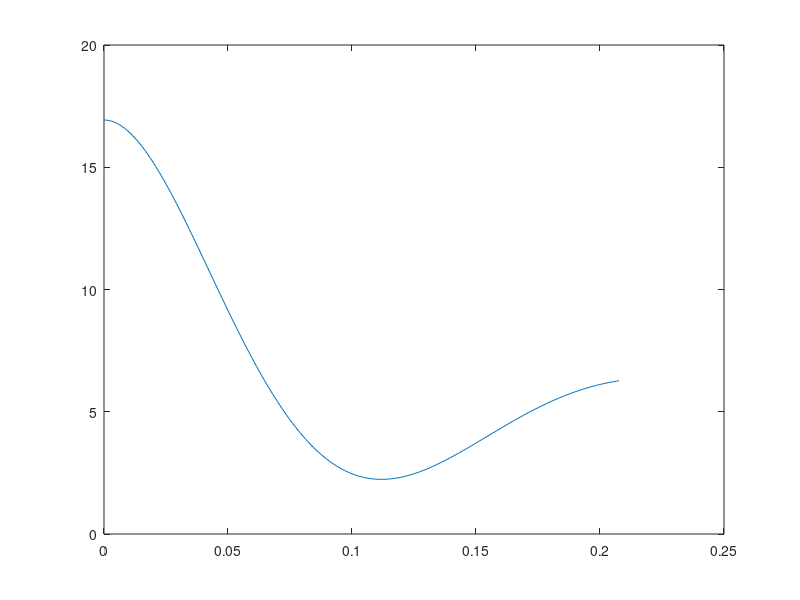

Write MATLAB code to recreate this figure. (Note: this script raises an error after producing the figure.)
%%%%%%%%%%%%%%%%%%%%%%%%%%%%%%%%%%%%%%%
%%%%%%%%%% AE4314 Assignment %%%%%%%%%%
%%% Yara Hinssen and Sybren Bootsma %%%
%%%%%%%%%%%%%%%%%%%%%%%%%%%%%%%%%%%%%%%

%%%%%%%%%%%%%%%%%%%%%%%%%%%%%%%%%%%%%%%
%%%%%%%%%%%%%% Constants %%%%%%%%%%%%%%
k = 1.15 ;
W = 93440.25 ; %N
rho = 1.225 ;
R = 7.315 ; %m
N_blades = 4 ;
c = 0.53 ;
C_Dp = 0.015 ;
Omega = 30.264 ; %rad/s
a = 343 ;
CdS = 1.65 ;
vi_hover = 15.06 ;
V = 1:0.01:100 ;
t = linspace(0,(2*pi/Omega),200) ;
g = 9.80665 ;

% ------ Constants Tail Rotor---------%
R_tr = 2.79/2  ;
c_tr = 0.833 * 0.3048 ;   %m 
N_tr = 4 ;
l_tr = 8.998 ;            %m
Omega_tr = 1530 / 2 / pi ;  %rad/s
sigma_tr = N_tr*c_tr/(pi*R_tr) ;

% ------ Constants Flapping-----------%
Cl_alpha = 0.11*180/pi  ;%Fairfoiltools
beta_0 = 0.2 ; %rad
theta_0 = 12.53/180*pi ; %rad
q = 20/180*pi ; %rotation rate
p = 10/180*pi ;

%-------- Base calculations ----------%
sigma = N_blades*c/(pi*R) ;
V_tip = Omega*R ;
Mach_tip = V_tip/a ;

%% Moment of Inertia calculations

m_rotor = 4 * 110 ; %estimated from Sikorsky UH-60 helicopter
Myy_rotor = 1/12 * m_rotor * (c^2 + (2*R)^2); 
x_cg_rotor = 4.967 ;
z_cg_rotor = 3.579 ; 

m_tailrotorblade = 0.58 * 14.594 ; %kg
m_tailrotor =  4 * 0.58 * 14.594 ; %kg
blade_cg = 1.6787 * 0.3048 * cos(27.5/180) ; %m
slug_ft2_to_kg_m2 = 1.35581795 ; %Conversion from slug ft^2 to kg m^2
Myy_tailrotor = 4 * (1.009 * slug_ft2_to_kg_m2 + blade_cg * m_tailrotorblade);
x_cg_tailrotor = 14.060 ;
z_cg_tailrotor = 2.885 ;

m_body = W / 9.80665 - m_rotor - m_tailrotor ;

%Determine fraction of body weight for body 1 and body 2
x_cg = 5.1562 ; %m
frac = (10.993 - ((x_cg * W / 9.80665 + 4.967*m_rotor + 14.060*m_tailrotor)/m_body) )/6.757 ;

m_body1 = m_body * frac ;
m_body2 = m_body * (1-frac) ;
Myy_body1 = 1/12 * (2.794^2 + 7.9249^2) * m_body1 ;
Myy_body2 = 1/12 * (1.716^2 + 6.5006^2) * m_body2 ;
x_cg_body1 = 4.236 ;
x_cg_body2 = 10.993 ;
z_cg_body1 = 1.607 ;
z_cg_body2 = 1.059 ;

z_cg = (m_rotor * z_cg_rotor + m_tailrotor * z_cg_tailrotor + m_body1 * z_cg_body1 + m_body2 * z_cg_body2) / (W / 9.80665);

r_rotor2 = (x_cg_rotor - x_cg)^2 + (z_cg_rotor - z_cg)^2 ;
r_tailrotor2 = (x_cg_tailrotor - x_cg)^2 + (z_cg_tailrotor - z_cg)^2 ;
r_body1_2 = (x_cg_body1 - x_cg)^2 + (z_cg_body1 - z_cg)^2 ;
r_body2_2 = (x_cg_body2 - x_cg)^2 + (z_cg_body2 - z_cg)^2 ;

Myy_total = Myy_rotor + m_rotor * r_rotor2 + Myy_body1 + m_body1 * r_body1_2 + Myy_body2 + m_body2 * r_body2_2 + Myy_tailrotor + m_tailrotor * r_tailrotor2 ;

%% Flapping 

%%%%% Flapping

m_blade = 110 ; %based on Blackhawk blade weight
i_blade = 1/3*m_blade*R^2 ; 
inflow_r = vi_hover/(Omega*R);
lock_nr = (rho*Cl_alpha*c*R^4)/i_blade ;
Vflap = 20 ;
alpha_c = 12.83/180*pi ;
mu = Vflap*sin(alpha_c)/(Omega*R) ;
lam_c = Vflap*sin(alpha_c)/(Omega*R) ;

%Angular frame
a0 = lock_nr/8*(theta_0-(4/3)*inflow_r) ;
a1 = p/Omega -16/lock_nr*(q/Omega) ;
b1 = -q/Omega - 16*p/(lock_nr*Omega);

a0forward = lock_nr/8*(theta_0*(1+mu^2)-4/3*(lam_c+inflow_r)) ;
a1forward = (8/3*mu*theta_0-2*mu*(lam_c+inflow_r)-16/lock_nr*q/Omega)/(1-1/2*mu^2) ;
b1forward = (4/3*mu*a0forward-q/Omega)/(1+1/2*mu^2) ;

beta_par = lock_nr/8*(theta_0-(4*inflow_r)/3)*180/pi ;

beta = zeros(length(t),1) ;
beta_rot = zeros(length(t),1) ;
beta_homl = zeros(length(t),1) ;
beta_for = zeros(length(t),1) ;
for i = 1: length(t)
    beta_hom = (beta_0 * exp(-lock_nr/16*Omega*t(i))*(cos(Omega*sqrt(1-(lock_nr/16)^2)*t(i)) + (lock_nr/16)/sqrt(1-(lock_nr/16)^2) * sin(Omega*sqrt(1-(lock_nr/16)^2)*t(i)))*180/pi) ;
    beta_homl(i) = beta_hom ;
    beta(i) = (beta_hom + beta_par);
    
    beta_parrot = (a0 - a1 * cos(Omega * t(i)) - b1 * sin(Omega * t(i)))*180/pi ;
    beta_rot(i) = (beta_hom + beta_parrot) ;
        
    beta_parfor = (a0forward - a1forward * cos(Omega * t(i)) - b1forward * sin(Omega * t(i)))*180/pi ;
    beta_for(i) = (beta_hom +beta_parfor) ;
end

figure(1)
plot(t, beta, 'DisplayName', "Hover")
hold on
yline(beta_par, 'DisplayName', "Hover Particular")
hold on
plot(t, beta_homl, 'DisplayName', "Hover Homogeneous")
hold on
plot(t,beta_rot, 'DisplayName', "Pitch and roll")
hold on
plot(t,beta_for, 'DisplayName', "Forward flight")
hold off
ylabel("Beta [degrees]")
xlim([0,t(end)])
legend


%% Trim calculations

a1 = zeros(length(V),1) ;
theta_0 = zeros(length(V),1) ;
epsilon = 0.001;

vi_0 = sqrt(W / (2*rho*pi*R^2)) ;
lambda_i = vi_0 / V_tip ; %starting value for lambda_i
for i = 1: length(V)
    D = 0.5 * rho * CdS * V(i)^2 ;
    T = sqrt(W^2 + D^2) ;
    C_T = T / (rho * pi * R^2 * V_tip^2) ; 
    mu_trim = V(i) / V_tip ; 
    lambda_i = vi_0 / V_tip ; %starting value for lambda_i
    error = 1 ;
    while error > epsilon
        C_T_glau = 2*lambda_i * sqrt((mu_trim * cos(D/W))^2 + (mu_trim * sin(D/W) + lambda_i)^2) ;
        lambda_i = lambda_i - 0.000001 ; 
        error = abs(C_T - C_T_glau) ;    
    end
    
    A = [(1 + 1.5*mu_trim^2) (-8/3 * mu_trim); -mu_trim (2/3 + mu_trim^2)] ;
    a1(i) = ((-2*mu_trim^2 * D/W - 2*mu_trim*lambda_i) / det(A)) * 180/pi ;
    theta_0(i) = ((4/sigma * C_T / Cl_alpha + mu_trim*D/W + lambda_i) / det(A)) * 180/pi ;
end

% Plotting
figure(2)
plot(V, -a1, 'DisplayName', '\theta_c')
hold on
plot(V, theta_0, 'DisplayName', '\theta_0')
hold off
legend

%% Manoeuver Simulation

V1 = 90  * 0.514444 ;
V2 = 70  * 0.514444 ;
V3 = 90  * 0.514444 ;
V4 = 110 * 0.514444 ;
m = W/g ;
h_rotor = 2.045; %height of center of the diskplane above cg
theta_f_design = 0 * pi / 180 ;
h_des = 100 ; %m

%Store info
t = [0] ;
V = [0] ;
u = [0] ;
w = [0] ;
q = [0] ;
theta_f = [0] ;
x = [0];
z = [0];
h = [0];
theta_c = [0] ;
theta_0 = [0] ;
c = [0] ;
delta_c = [0] ;
delta_theta_f = [0] ;
a_1_pilot = [] ;
theta0_pilot = [];


%Set initial values
t0 = 0 ;
V(1) = V1 ;
t(1) = t0 ;
x(1) = 0;
z(1) = -100;
q(1) = 0; 
c(1) = 0;
h(1) = 100;
theta_f(1) = atan( - 0.5 * rho * CdS * V(1)^2 / W) ;
u(1) = V1;
w(1) = 0;
[a_1_pilot(1), theta0_pilot(1),lambda_i_pilot] = trim_con(V1) ;
theta_c(1) = a_1_pilot(1) * pi/180 ;
theta_0(1) = 0 * pi/180 ;
delta_c(1) = 0 ;
delta_theta_f(1) = 0 ;

i = 1 ;
test = 1 ;
ref = 1 ;

%Set time step
dt = 0.01 ;
count2 = 0 ;
while test == 1
    i = i + 1 ;
    t(i) = t(i-1) + dt ;
    if ref == 1
        V_ref = V2;
    end
    if ref == 2
        V_ref = V3;
    end 
    if ref == 3
        V_ref = V4;
    end
    if ref > 3
        V_ref = V4;
        test = 0 ; 
    end
       
    V = [V, sqrt(u(i-1)^2 + w(i-1)^2)] ; 
    D = 0.5 * rho * CdS * V(i)^2 ;
    
    % Altitude hold mode
    theta_gen = 2 * pi / 180 ;
    K1 = 0.0022;
    K2 = 0.065 ;
    K3 = 0.04 ;
    K4 = 0.3 ;
    c_des = K3 * (h_des - h(i-1)) + K4 * c(i-1) ; %m/s
    % Collective control
    theta_0 = [theta_0, theta_gen + K1 * (c_des - c(i-1)) + K2 * delta_c(i-1)] ;
    
    % Follow V_ref
%     D_ref = 0.5 * rho * CdS * V_ref^2 ;
%     theta_f_ref = atan(-D_ref / W) ; 
    theta_f_ref = -0.06 * (V_ref - V(i-1)) ;
    K5 = 0.75 ; 
    K6 = 0.75 ;
    K7 = -0.075 ;
    
    % Longitudinal control  
    theta_c = [theta_c, K5*(theta_f(i-1) - theta_f_ref) + K6*q(i-1) + K7 * delta_theta_f(i-1)] ;
    
    alpha_c = theta_c(i) - atan(w(i-1)/u(i-1)) ;
    mu = V(i) / (Omega*R) * cos(alpha_c) ;
    lambda_c = V(i) / (Omega*R) * sin(alpha_c) ;
    mu_trim = V(i) / V_tip ; 
    
    lambda_i = vi_0 / V_tip ; %starting value for lambda_i
    error = 1 ;
    while (error > epsilon & lambda_i > 0)
        a1 = (8/3 * mu * theta_0(i) - 2*mu * (lambda_c + lambda_i) - 16 / lock_nr * q(i-1)/Omega) / (1 - 0.5*mu^2) ; 
        C_T_BEM = 0.25 * Cl_alpha * sigma * (2/3*theta_0(i)*(1+3/2*mu^2)-(lambda_c+lambda_i)) ;
        C_T_glau = 2*lambda_i * sqrt((mu_trim * cos(D/W))^2 + (mu_trim * sin(D/W) + lambda_i)^2) ;
        lambda_i = lambda_i - 0.00001 ; 
        error = abs(C_T_BEM - C_T_glau) ; 
    end
    
%     disp( error)
%     disp(C_T_BEM)
%     disp(C_T_glau)
    T = C_T_glau * rho * (Omega * R)^2 * pi * R^2;
    
    udot = -g * sin(theta_f(i-1)) - D/m * u(i-1) / V(i-1) + T/m * sin(theta_c(i) - a1) - q(i-1)*w(i-1);
    wdot = g * cos(theta_f(i-1)) - D/m * w(i-1) / V(i-1) - T/m * cos(theta_c(i) - a1) + q(i-1)*u(i-1);
    qdot = -T/Myy_total * h_rotor * sin(theta_c(i) - a1);
    
    u = [u, u(i-1)+dt*udot]  ;
    w = [w, w(i-1)+dt*wdot]  ;
    q = [q, q(i-1)+dt*qdot]  ;
    theta_f = [theta_f, theta_f(i-1)+dt*q(i)] ;
    
    xdot = u(i)*cos(theta_f(i)) + w(i)*sin(theta_f(i));
    zdot = -u(i)*sin(theta_f(i)) + w(i)*cos(theta_f(i));
    delta_c = [delta_c, delta_c(i-1) + (c_des - c(i-1)) * dt] ;
    delta_theta_f = [delta_theta_f, delta_theta_f(i-1) + (theta_f_ref - theta_f(i-1)) * dt] ;
    x = [x, x(i-1)+dt*xdot]  ;
    z = [z, z(i-1)+dt*zdot] ;
    c = [c, -zdot]  ;
    h = [h, -z(i)] ;
    
    a_1_pilot = [a_1_pilot, a_1_pilot(i-1)] ;
    theta0_pilot = [theta0_pilot, theta0_pilot(i-1)]  ;
    
    epsilon2 = 1 ;
%     if (abs(V(i) - V_ref)) < epsilon2
%         test = 0 ;
%     end
    count2 = count2 + 1;
    
    if count2 > 50000 
        test = 0 ; %safety for not being stuck in the while loop for ever
    end
    
    if count2 == 4800 
        [a_1_pilot(i), theta0_pilot(i),lambda_i_pilot] = trim_con(V2) ;
    end
    
    if count2 == 9800
        [a_1_pilot(i), theta0_pilot(i),lambda_i_pilot] = trim_con(V3) ;
    end
    
    if count2 == 14800
        [a_1_pilot(i), theta0_pilot(i),lambda_i_pilot] = trim_con(V4) ;
    end
    
    if count2 == 5000 
        ref = ref + 1 ;
    end
    
    if count2 == 10000
        ref = ref + 1 ;
    end
    
    if count2 == 15000
        ref = ref + 1 ;
    end
    
end

%% Plots
figure(1)
plot(t,V)
grid on
title("Helicopter velocity")
xlabel("t [s]")
ylabel("V [m/s]")


figure(2)
plot(t,theta_f*180/pi)
grid on
title("Helicopter body pitch")
xlabel("t [s]")
ylabel("\theta_f [deg]")

figure(3)
plot(t,(theta_0*180/pi - theta0_pilot))
grid on
title("Helicopter collective control input")
xlabel("t [s]")
ylabel("\theta_0 [deg]")


figure(4)
plot(t,(theta_c*180/pi - a_1_pilot))
grid on
title("Helicopter longitudinal control input")
xlabel("t [s]")
ylabel("\theta_c [deg]")


figure(5)
plot(t,h)
grid on
title("Height deviations of the helicopter")
xlabel("t [s]")
ylabel("h [m]")

%% Phugoid simulation
V1 = 90  * 0.514444 ;
m = W/g ;
h_rotor = 2.045 ; %height of center of the diskplane above cg
theta_f_design = 0 * pi / 180 ;
h_des = 100 ; %m
